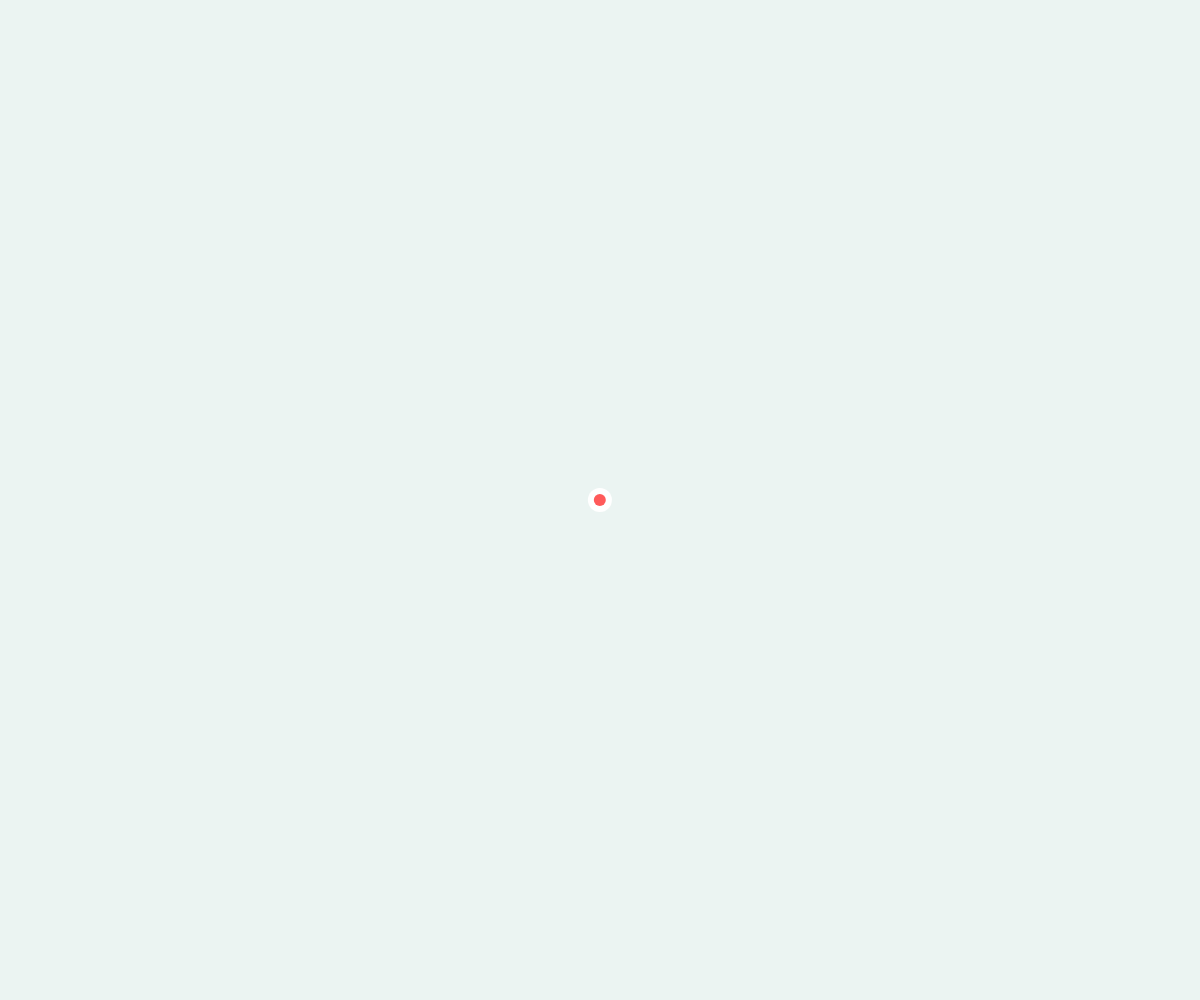
Frame 1 (no input)
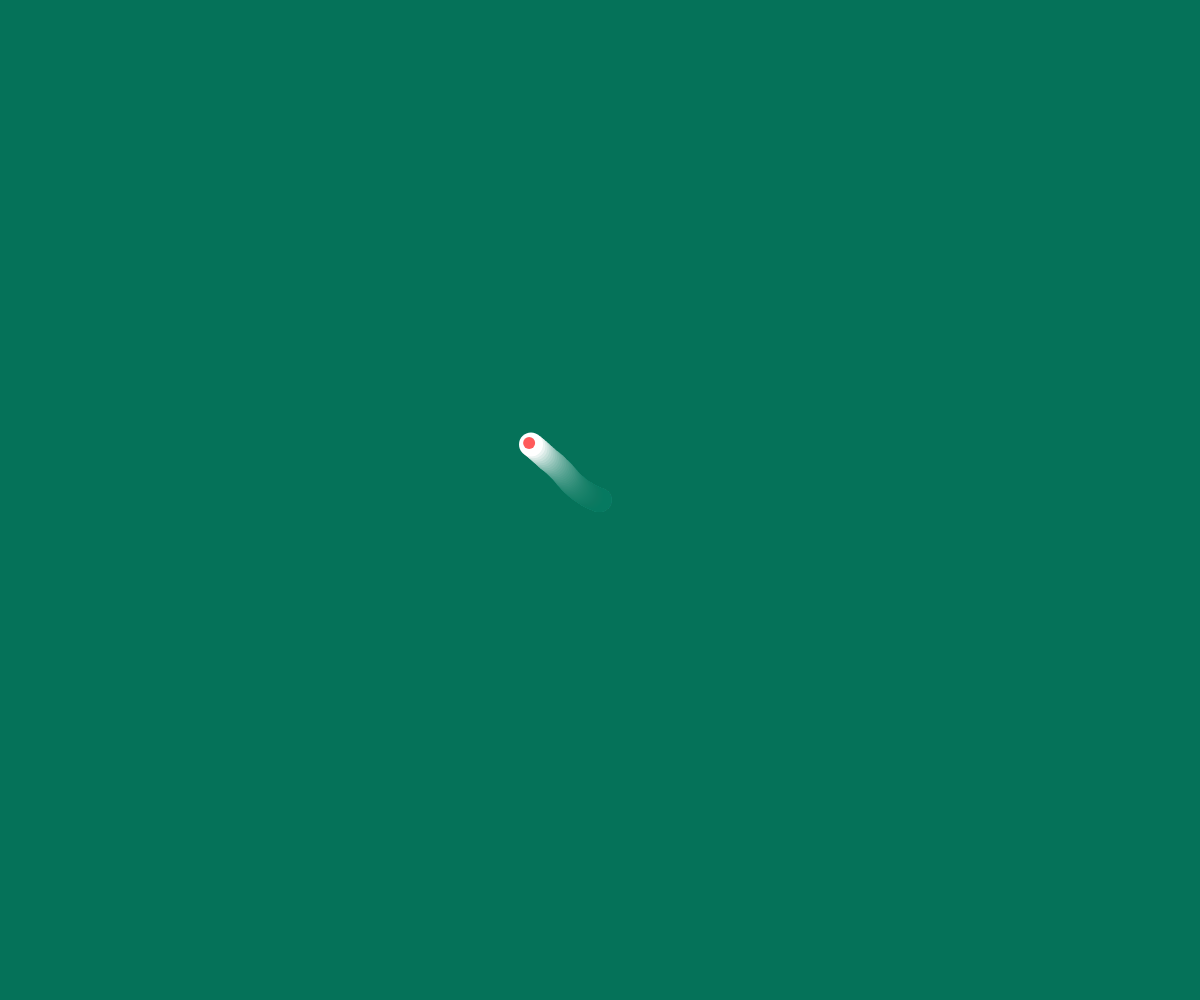
Frame 60 (no input)
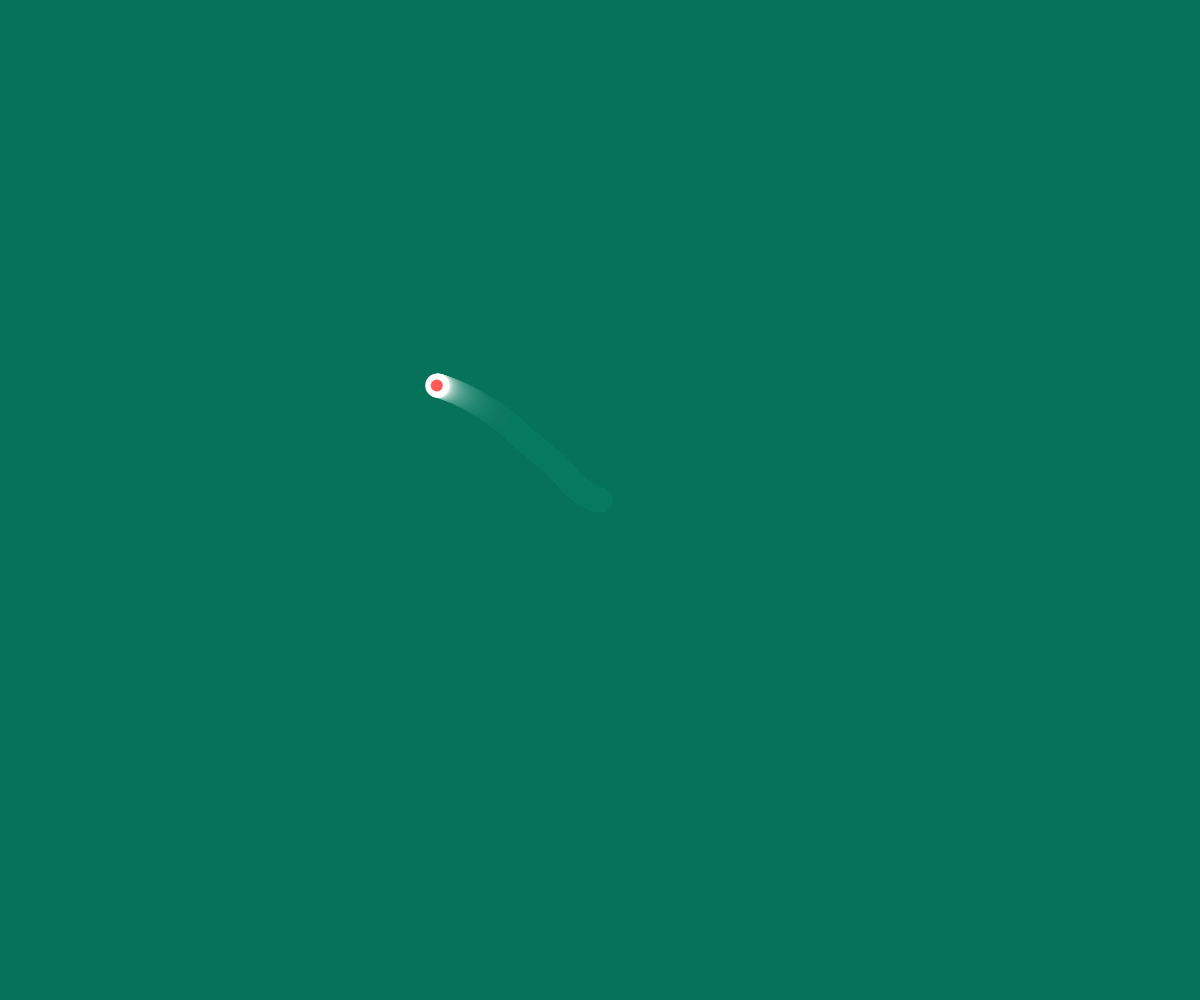
Frame 120 (the mouse pressed at the canvas centre since frame 60)

The p5.js sketch that drew these frames (run headless with seeded random() and noise() and a simulated clock; from frame 60 on, the mouse is pressed at the canvas centre):

// p5.js sketch
// ── sketch.js
// Nature of Code - Section 1 - Random Walker
// Mike Glover 08 April 2017

var c;

function setup() {
    createCanvas(innerWidth, innerHeight);    // full size of window
    c = new Creature();
}

function draw() {
    background(0, 120, 90, 20);  // Set a green background and have blurred effect
    c.update();   // update movement of creature
    c.display();  // display the creature

}

function Creature() {
    this.pos = createVector(width / 2, height / 2);  // start in the centre
    this.vel = createVector(0, 0);  // start with no speed

    this.update = function() {
      var mouse = createVector(mouseX, mouseY); // get location of the mouse
      this.acc = p5.Vector.sub(mouse, this.pos);   // acclerate towards the mouse
      this.acc.normalize();   // normalize the accleration
      this.acc.sub(random(-3,3),random(-1,1));  // add a random element to acceleration
      this.acc.mult(0.05);  // slow down things

      this.vel.add(this.acc);
      this.pos.add(this.vel);

    }

    this.display = function() {
        noStroke(); // remove outline
        fill(255, 255, 255);
        ellipse(this.pos.x, this.pos.y, 24, 24); // draw white dot
        fill(255, 90, 90);
        ellipse((this.pos.x + this.vel.x * 0.8), (this.pos.y + this.vel.y * 0.8), 12, 12); // red dot in the middle that is related to velocity
    }
}
